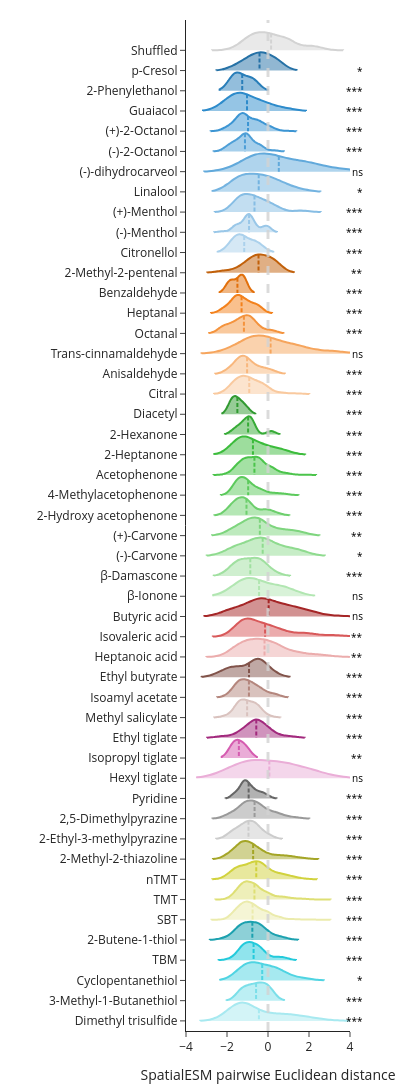

Write notebook code for a chart like this one.
### Code cell
import plotly.graph_objects as go 
import random

random.seed(0) 

# Bar plot to show ESM euclidean distance between OR responding to the same ligands via pS6

fig = go.Figure()


for _odor in ODORS[::-1]: 
    # Subset: DL_OR comparisons
    ps6_subset = ps6_df[(ps6_df.odor == _odor) & 
                        (ps6_df.activation_zscore >= 2)]
    if len(ps6_subset) <= 2: 
        continue
    
    cid = ps6_subset.cid.unique().astype(str).item()
    # odor_group = ps6_subset.odor_category.unique().item()
    # concentration = ps6_subset.concentration.unique().astype(str).item()
    OR_mask = ps6_subset.DL_OR
    
    odor_data = eulid_distance[(eulid_distance.OR1.isin(OR_mask)) &
                            (eulid_distance.OR2.isin(OR_mask))]
    
    fig.add_trace(go.Violin(
        y=[_odor] * len(odor_data),
        x=odor_data['Euclid_Distance_zscore'].values,
        name=f'{_odor} ({cid})',
        meanline=dict(visible=True), 
        pointpos=0.5, 
        # mode = 'markers', 
        marker=dict(color=ODOR_COLORS[_odor],
                    opacity=0.5),
        # offsetgroup=concentration,
        legendgroup=cid
    ))
    
# Randomly sample same number of comparisons for shuffled control
OR_mask = random.sample(list(ps6_df.DL_OR.unique()), 
                        20)
shuffled_data = eulid_distance[(eulid_distance.OR1.isin(OR_mask)) &
                             (eulid_distance.OR2.isin(OR_mask))]

# Shuffled control bar
fig.add_trace(go.Violin(
    y=['Shuffled'] * len(shuffled_data),
    x=shuffled_data['Euclid_Distance_zscore'],
    pointpos=0.5,
    meanline=dict(visible=True), 
    name='Shuffled',
    marker=dict(color='#D3D3D3', opacity=1),
    legendgroup='Shuffled'
))
    
from scipy import stats  
label = []
label_symbols = []
for _pairs in [[len(fig.data)-1,i] for i in range(len(fig.data)-1)]:
    tstat, pvalue = stats.ttest_ind(
        fig['data'][_pairs[0]]['x'],
        fig['data'][_pairs[1]]['x'], 
        alternative='greater')
    label.append([_pairs[1], _pairs[1]])
    label_symbols.append(pf.format_pvalue(pvalue, p_round=1, 
                                            show='symbol'
                                            ))
        
fig = pf.add_p_value_annotation(fig, 
                                label, 
                                just_annotate = label_symbols, 
                                y_padding=False,
                                font_size=10, 
                                _format=dict(interline=0.00, text_height=1, color='black'), 
                                horizontal=True)



fig.add_vline(x=0, line_width=3, line_dash="dash", line_color="#D3D3D3", opacity = 0.8)

fig.update_traces(orientation='h', 
                  points=False, 
                #   points='all', jitter=0.2,
                  side='positive', width=1.8)

fig.update_layout(
    # title="SpatialESM pairwise Euclidean distance for pS6-IP odor responding ORs <br><sup>ttest_ind against shuffle",
    xaxis_title="SpatialESM pairwise Euclidean distance",
    yaxis_title="", 
    barmode='group', violingap=1, 
    height=1500, width=400, 
    showlegend=False, 
    template='simple_white'
)

yrange = [-0.5, (len(ODORS)+1) + 0.5]
fig.update_layout(yaxis_range=yrange, 
                  xaxis_range=[-4,4],
                  margin=dict(l=20, r=50, t=20, b=20))
fig.show()

# fig.write_image('/mnt/data2/Justice/OR_learning/output/spatialESM_ChemClass/Features/PCA/pairwise/odorOR_euclidist_violin2.svg', 
#                 height=1500, width=400)
